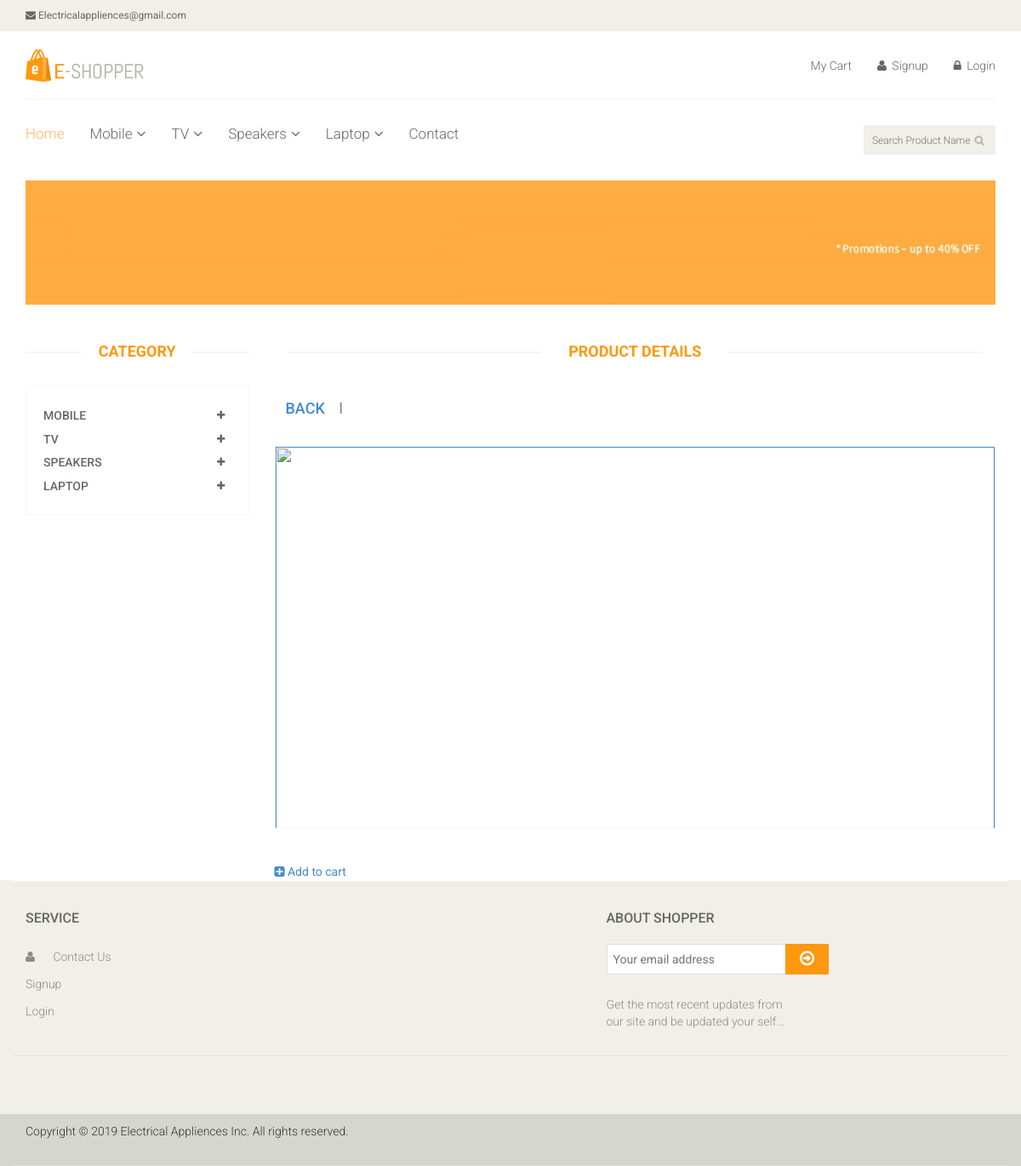
The page /Front-end/php-files/product_view.php on the database its author committed.
### tables this page shows
CREATE TABLE `category` (
  `category_id` int(11) NOT NULL,
  `category` varchar(255) NOT NULL,
  `category_desc` varchar(255) NOT NULL
);

### Front-end/comman/left_bar.php (the view, shortened to what this page needs)
<div class="left-sidebar">
            <h2>Category</h2>
            <div class="panel-group category-products" id="accordian">
               <?php
               $categoryData = array();
                        $qry = $conn->query("SELECT * FROM category");
                        while ($row = mysqli_fetch_assoc($qry))
                        {
                          $categoryData[] = $row;
                        }
                    ?>
              <div class="panel panel-default">
                <?php foreach ($categoryData as $_category):?>
                  <div class="panel-heading">
                    <h4 class="panel-title">
                      <a data-toggle="collapse" data-parent="#accordian" href="#<?php echo $_category['category']?>">
                        <span class="badge pull-right"><i class="fa fa-plus"></i></span>
                        <?php echo $_category['category']?>
                      </a>
                    </h4>
                  </div>
                <?php endforeach;?>
              </div>
            </div>
          </div>

### Front-end/comman/header.php (shortened to what this page needs)
<!DOCTYPE html>
<?php
include '../php-files/connection.php';
  $isLogged = (isset($_SESSION['is_customer_logged_id']) && $_SESSION['is_customer_logged_id']) ? true : false;
?>
<html lang="en">
<head>
    <link href="../assets/css/bootstrap.min.css" rel="stylesheet">
    <link href="../assets/css/font-awesome.min.css" rel="stylesheet">
    <link href="../assets/css/prettyPhoto.css" rel="stylesheet">
    <link href="../assets/css/price-range.css" rel="stylesheet">
    <link href="../assets/css/animate.css" rel="stylesheet">
  <link href="../assets/css/main.css" rel="stylesheet">
  <link href="../assets/css/responsive.css" rel="stylesheet">
</head>
<body>
  <header id="header">
    <div class="header_top">
      <div class="container">
        <div class="row">
          <div class="col-sm-6">
            <div class="contactinfo">
              <ul class="nav nav-pills">
                <li><a href="#"><i class="fa fa-envelope"></i> Electricalappliences@gmail.com</a></li>
              </ul>
            </div>
          </div>
        </div>
      </div>
    </div>
    <div class="header-middle">
      <div class="container">
        <div class="row">
          <div class="col-sm-4">
            <div class="logo pull-left">
              <a href="index.php"><img src="images/home/logo.png" alt="" /></a>
            </div>
          </div>
          <div class="col-sm-8">
            <div class="shop-menu pull-right">
              <ul class="nav navbar-nav">
                  <li><a href="../php-files/cart.php"><i class="fa "></i> My Cart</a></li>
                <?php if(!$isLogged):?>
                  <li><a href="../html-files/reg.php"><i class="fa fa-user"></i> Signup</a></li>
                  <li><a href="../html-files/login.php"><i class="fa fa-lock"></i> Login</a></li>
                <?php else:?>
                  <li><a href="../html-files/edit_profile.php"><i class="fa fa-user"></i>Edit profile</a></li>
                  <li><a href="../php-files/my_orders.php"><i class="fa fas fa-th"></i>My Orders</a></li>
                  <li><a href="../php-files/logout.php"><i class="fa fa-sign-out"></i> Logout</a></li>
                <?php endif;?>
              </ul>
            </div>
          </div>
        </div>
      </div>
    </div>
    <div class="header-bottom">
      <div class="container">
        <div class="row">
          <div class="col-sm-9">
            <div class="mainmenu pull-left">
              <ul class="nav navbar-nav collapse navbar-collapse">
                <li><a href="../php-files/home.php" class="active">Home</a></li>
                <?php
                        $categoryData = array();
                        $qry = $conn->query("SELECT * FROM category");
                        while ($row = mysqli_fetch_assoc($qry))
                        {
                          $categoryData[] = $row;
                        }
                    ?>
                <?php foreach ($categoryData as $_category):?>
                  <li class="dropdown"><a href="#"><?php echo $_category['category']?><i class="fa fa-angle-down"></i></a>
                  </li>
                <?php endforeach;?>
                <li>
                  <a href="../html-files/contact_us.php">Contact</a></li>
              </ul>
            </div>
          </div>
          <div class="col-sm-3">
            <div class="search_box pull-right">
                   <form action="../php-files/product_list.php" method="post">
                    <input type="text" placeholder="Search Product Name" name="product_name"/>
                  </form>
            </div>
          </div>
        </div>
      </div>
    </div>
  </header>

### Front-end/assets/css/main.css (style rules this page uses)
body { font-family: 'Roboto', sans-serif; background:; position: relative; font-weight:400px; }
ul li { list-style: none; }
a { -webkit-transition: 300ms; -moz-transition: 300ms; -o-transition: 300ms; transition: 300ms; }
h1, h2, h3, h4, h5, h6 { font-family: 'Roboto', sans-serif; }
.header_top { background: none repeat scroll 0 0 #F0F0E9; }
.contactinfo ul li:first-child { margin-left: -15px; }
.contactinfo ul li a { font-size: 12px; color: #696763; font-family: 'Roboto', sans-serif; }
.header-middle .container .row { border-bottom: 1px solid #f5f5f5; margin-left: 0; margin-right: 0; padding-bottom: 20px; padding-top: 20px; }
.header-middle .container .row .col-sm-4 { padding-left: 0; }
.header-middle .container .row .col-sm-8 { padding-right:0; }
.shop-menu ul li { display:inline-block; padding-left: 15px; padding-right: 15px; }
.shop-menu ul li:last-child { padding-right: 0; }
.shop-menu ul li a { background: #FFFFFF; color: #696763; font-family: 'Roboto', sans-serif; font-size: 14px; font-weight: 300; padding:0; padding-right: 0; margin-top: 10px; }
.shop-menu ul li a i { margin-right:3px; }
.header-bottom { padding-bottom: 30px; padding-top: 30px; }
.navbar-collapse.collapse { padding-left: 0; }
.mainmenu ul li { padding-right: 15px; padding-left: 15px; }
.mainmenu ul li:first-child { padding-left: 0px; }
.mainmenu ul li a { color: #696763; font-family: 'Roboto', sans-serif; font-size: 17px; font-weight: 300; padding: 0; padding-bottom: 10px; }
.mainmenu ul li a:hover, .mainmenu ul li a.active, .shop-menu ul li a.active { background:none; color:#fdb45e; }
.search_box input { background: #F0F0E9; border: medium none; color: #B2B2B2; font-family: 'roboto'; font-size: 12px; font-weight: 300; height: 35px; outline: medium none; padding-left: 10px; width: 155px; background-image: url(../images/home/searchicon.png); background-repeat: no-repeat; background-position: 130px; }
.fa-angle-down { padding-left: 5px; }
.category-products { border: 1px solid #F7F7F0; margin-bottom: 35px; padding-bottom: 20px; padding-top: 15px; }
.left-sidebar h2, .brands_products h2 { color: #FE980F; font-family: 'Roboto', sans-serif; font-size: 18px; font-weight: 700; margin: 0 auto 30px; text-align: center; text-transform: uppercase; position: relative; z-index:3; }
.left-sidebar h2:after, h2.title:after { content: " "; position: absolute; border: 1px solid #f5f5f5; bottom:8px; left: 0; width: 100%; height: 0; z-index: -2; }
.left-sidebar h2:before { content: " "; position: absolute; background: #fff; bottom: -6px; width: 130px; height: 30px; z-index: -1; left: 50%; margin-left: -65px; }
.category-products .panel { background-color: #FFFFFF; border: 0px; border-radius: 0px; box-shadow:none; margin-bottom: 0px; }
.category-products .panel-default .panel-heading { background-color: #FFFFFF; border: 0 none; color: #FFFFFF; padding: 5px 20px; }
.category-products .panel-default .panel-heading .panel-title a { color: #696763; font-family: 'Roboto', sans-serif; font-size: 14px; text-decoration: none; text-transform: uppercase; }
.category-products .badge { background:none; border-radius: 10px; color: #696763; display: inline-block; font-size: 12px; font-weight: bold; line-height: 1; min-width: 10px; padding: 3px 7px; text-align: center; vertical-align: baseline; white-space: nowrap; }

### rows shown on the page
category: category "Mobile", category "MOBILE"
category: category "TV"
category: category "Speakers", category "SPEAKERS"
category: category "Laptop", category "LAPTOP"
